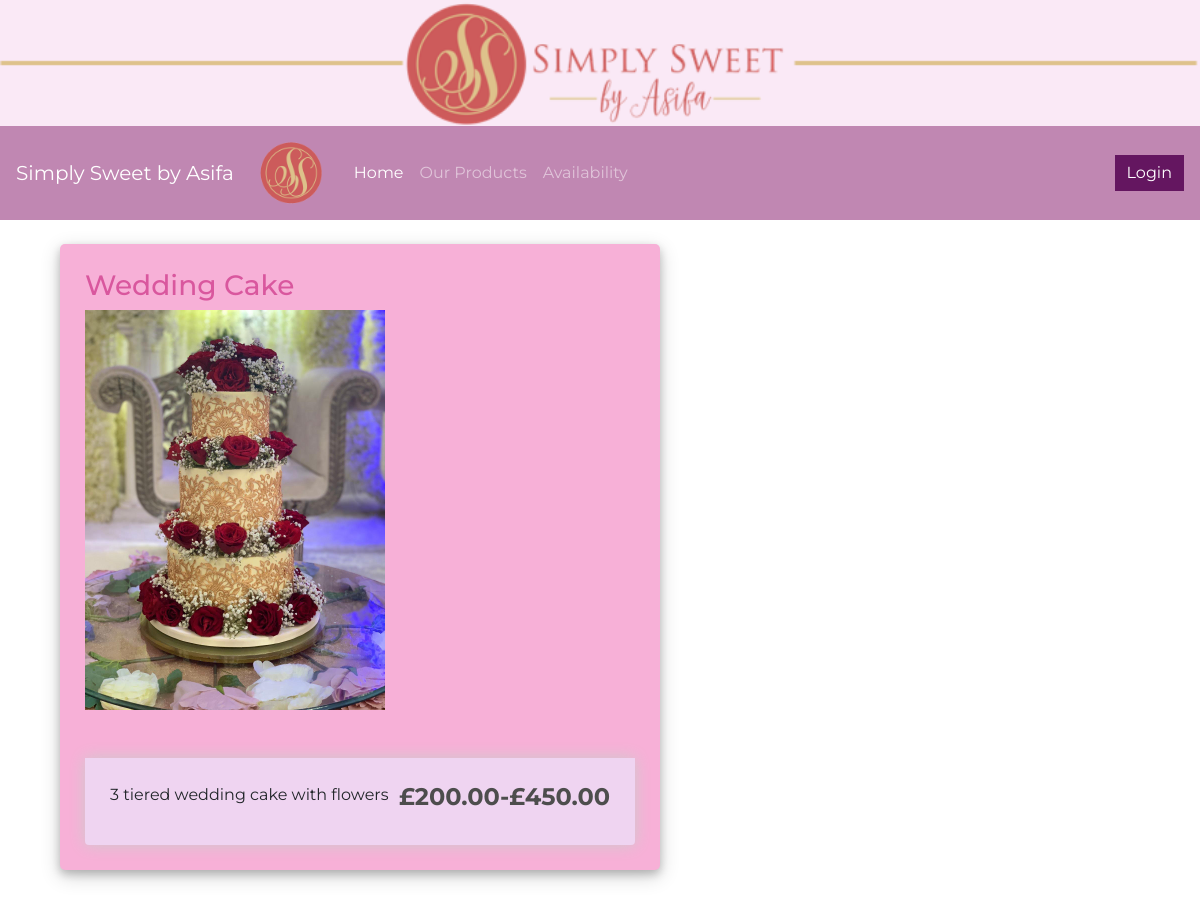
Page /info/1/ on the committed database.
### store/models.py (models this page shows, shortened)
class Product(models.Model):
	CATEGORY = (		# allows the category attribute have a set choice range which have been listed
				('Cake','Cake'), # first computer variable is listed, then the actual choice
				('Cupcakes','Cupcakes'),
				('DS','Dessert Shots'),
				('Cakesicles','Cakesicles'),
	)
	name = models.CharField(max_length=200, null=True, unique=True)
	category = models.CharField(max_length=50, null=True, choices=CATEGORY)
	minprice = models.FloatField(null=True)
	Maxprice = models.FloatField(null=True)
	picture = models.ImageField()
	description = models.CharField(max_length=1000, null=True)

### store/views.py (the view)
# urls.py: path('info/',views.info,name='info'),
def info(request, pk):
	product  = Product.objects.get(id=pk)
	context = {'product':product}
	return render(request,'store/info.html',context)

### store/templates/store/info.html (shortened to what this page needs)
{% extends 'store/main.html' %}
{% load static %}
{% block content %}
<body>
	<div class="container h-150">
		<div class="d-flex justify-content-left h-100">
			<div class="user_card">
            <h3 id="form-title">{{product.name}}</h3>
				<div class="d-flex justify-content-left">
                    <img class="w3-image" width="300" src="{{product.picture.url}}">
				</div>
                <br></br>
                <div class="box-element product">
                    <h4 style="display: inline-block; float: right"><strong>£{{product.minprice|floatformat:2}}-£{{product.Maxprice|floatformat:2}}</strong></h4>
                    {{product.description}}
                </div>
			</div>
		</div>
	</div>
<br></br>
{% endblock content%}

### static/css/main.css (style rules this page uses)
body { font-family: 'Montserrat', sans-serif; }
body { background-color: FCCDE2; }
h1,h2,h3,h4,h5,h6 { color:hsl(0, 0%, 30%); }
.box-element { box-shadow:hsl(0, 0%, 80%) 0 0 16px; background-color: rgb(239, 212, 241); border-radius: 4px; padding: 25px; }
.product { border-radius: 0 0 4px 4px; }

### store/templates/store/info.html (style rules this page uses)
body { font-family: 'Montserrat', sans-serif; }
body, html { margin: 0; padding: 0; height: 100%; }
.user_card { width: 600px; margin-top: auto; margin-bottom: auto; background: #f7b0d7; position: relative; display: flex; justify-content: center; flex-direction: column; padding: 25px; box-shadow: 0 4px 8px 0 rgba(0, 0, 0, 0.2), 0 6px 20px 0 rgba(0, 0, 0, 0.19); -webkit-box-shadow: 0 4px 8px 0 rgba(0, 0, 0, 0.2), 0 6px 20px 0 rgba(0, 0, 0, 0.19); -moz-box-shadow: 0 4px 8px 0 rgba(0, 0, 0, 0.2), 0 6px 20px 0 rgba(0, 0, 0, 0.19); border-radius: 5px; }
#form-title { color: #d9579e }

### rows in the picture
Product: name "Wedding Cake", picture (picture), minprice "200.00", Maxprice "450.00", description "3 tiered wedding cake with flowers"
